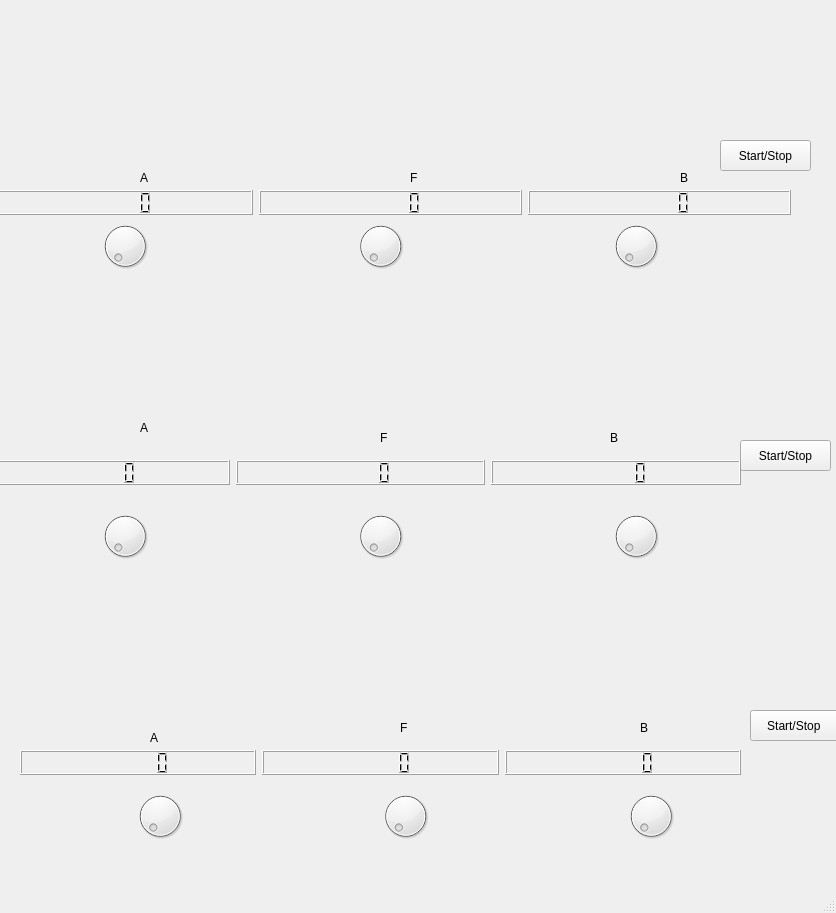
<?xml version="1.0" encoding="UTF-8"?>
<ui version="4.0">
 <class>MainWindow</class>
 <widget class="QMainWindow" name="MainWindow">
  <property name="geometry">
   <rect>
    <x>0</x>
    <y>0</y>
    <width>836</width>
    <height>913</height>
   </rect>
  </property>
  <property name="windowTitle">
   <string>MainWindow</string>
  </property>
  <widget class="QWidget" name="centralwidget">
   <widget class="QPushButton" name="pushButton">
    <property name="geometry">
     <rect>
      <x>720</x>
      <y>140</y>
      <width>91</width>
      <height>31</height>
     </rect>
    </property>
    <property name="text">
     <string>Start/Stop</string>
    </property>
   </widget>
   <widget class="QPushButton" name="pushButton_2">
    <property name="geometry">
     <rect>
      <x>740</x>
      <y>440</y>
      <width>91</width>
      <height>31</height>
     </rect>
    </property>
    <property name="text">
     <string>Start/Stop</string>
    </property>
   </widget>
   <widget class="QPushButton" name="pushButton_3">
    <property name="geometry">
     <rect>
      <x>750</x>
      <y>710</y>
      <width>91</width>
      <height>31</height>
     </rect>
    </property>
    <property name="text">
     <string>Start/Stop </string>
    </property>
   </widget>
   <widget class="QLabel" name="label">
    <property name="geometry">
     <rect>
      <x>140</x>
      <y>170</y>
      <width>61</width>
      <height>16</height>
     </rect>
    </property>
    <property name="text">
     <string>A</string>
    </property>
   </widget>
   <widget class="QLabel" name="label_2">
    <property name="geometry">
     <rect>
      <x>140</x>
      <y>420</y>
      <width>61</width>
      <height>16</height>
     </rect>
    </property>
    <property name="text">
     <string>A</string>
    </property>
   </widget>
   <widget class="QLabel" name="label_3">
    <property name="geometry">
     <rect>
      <x>150</x>
      <y>730</y>
      <width>61</width>
      <height>16</height>
     </rect>
    </property>
    <property name="text">
     <string>A</string>
    </property>
   </widget>
   <widget class="QLabel" name="label_4">
    <property name="geometry">
     <rect>
      <x>380</x>
      <y>430</y>
      <width>81</width>
      <height>16</height>
     </rect>
    </property>
    <property name="text">
     <string>F</string>
    </property>
   </widget>
   <widget class="QLabel" name="label_5">
    <property name="geometry">
     <rect>
      <x>410</x>
      <y>170</y>
      <width>81</width>
      <height>16</height>
     </rect>
    </property>
    <property name="text">
     <string>F</string>
    </property>
   </widget>
   <widget class="QLabel" name="label_6">
    <property name="geometry">
     <rect>
      <x>400</x>
      <y>720</y>
      <width>81</width>
      <height>16</height>
     </rect>
    </property>
    <property name="text">
     <string>F</string>
    </property>
   </widget>
   <widget class="QLabel" name="label_7">
    <property name="geometry">
     <rect>
      <x>610</x>
      <y>430</y>
      <width>49</width>
      <height>16</height>
     </rect>
    </property>
    <property name="text">
     <string>B</string>
    </property>
   </widget>
   <widget class="QLabel" name="label_8">
    <property name="geometry">
     <rect>
      <x>640</x>
      <y>720</y>
      <width>49</width>
      <height>16</height>
     </rect>
    </property>
    <property name="text">
     <string>B</string>
    </property>
   </widget>
   <widget class="QLabel" name="label_9">
    <property name="geometry">
     <rect>
      <x>680</x>
      <y>170</y>
      <width>49</width>
      <height>16</height>
     </rect>
    </property>
    <property name="text">
     <string>B</string>
    </property>
   </widget>
   <widget class="QWidget" name="layoutWidget">
    <property name="geometry">
     <rect>
      <x>0</x>
      <y>220</y>
      <width>761</width>
      <height>52</height>
     </rect>
    </property>
    <layout class="QHBoxLayout" name="horizontalLayout">
     <item>
      <widget class="QDial" name="asin">
       <property name="minimum">
        <number>0</number>
       </property>
       <property name="maximum">
        <number>100</number>
       </property>
      </widget>
     </item>
     <item>
      <widget class="QDial" name="fsin">
       <property name="minimum">
        <number>0</number>
       </property>
       <property name="maximum">
        <number>5</number>
       </property>
      </widget>
     </item>
     <item>
      <widget class="QDial" name="bsin">
       <property name="maximum">
        <number>100</number>
       </property>
      </widget>
     </item>
    </layout>
   </widget>
   <widget class="QWidget" name="layoutWidget">
    <property name="geometry">
     <rect>
      <x>40</x>
      <y>790</y>
      <width>731</width>
      <height>52</height>
     </rect>
    </property>
    <layout class="QHBoxLayout" name="horizontalLayout_2">
     <item>
      <widget class="QDial" name="asqr">
       <property name="maximum">
        <number>100</number>
       </property>
      </widget>
     </item>
     <item>
      <widget class="QDial" name="fsqr">
       <property name="maximum">
        <number>5</number>
       </property>
      </widget>
     </item>
     <item>
      <widget class="QDial" name="bsqr">
       <property name="maximum">
        <number>100</number>
       </property>
      </widget>
     </item>
    </layout>
   </widget>
   <widget class="QWidget" name="layoutWidget">
    <property name="geometry">
     <rect>
      <x>0</x>
      <y>510</y>
      <width>761</width>
      <height>52</height>
     </rect>
    </property>
    <layout class="QHBoxLayout" name="horizontalLayout_3">
     <item>
      <widget class="QDial" name="atrian">
       <property name="maximum">
        <number>100</number>
       </property>
      </widget>
     </item>
     <item>
      <widget class="QDial" name="ftrian">
       <property name="maximum">
        <number>5</number>
       </property>
      </widget>
     </item>
     <item>
      <widget class="QDial" name="btrian">
       <property name="maximum">
        <number>100</number>
       </property>
      </widget>
     </item>
    </layout>
   </widget>
   <widget class="QWidget" name="layoutWidget">
    <property name="geometry">
     <rect>
      <x>-10</x>
      <y>190</y>
      <width>801</width>
      <height>25</height>
     </rect>
    </property>
    <layout class="QHBoxLayout" name="horizontalLayout_4">
     <item>
      <widget class="QLCDNumber" name="lcdSA"/>
     </item>
     <item>
      <widget class="QLCDNumber" name="lcdSF">
       <property name="intValue" stdset="0">
        <number>0</number>
       </property>
      </widget>
     </item>
     <item>
      <widget class="QLCDNumber" name="lcdSB"/>
     </item>
    </layout>
   </widget>
   <widget class="QWidget" name="layoutWidget_2">
    <property name="geometry">
     <rect>
      <x>20</x>
      <y>750</y>
      <width>721</width>
      <height>25</height>
     </rect>
    </property>
    <layout class="QHBoxLayout" name="horizontalLayout_5">
     <item>
      <widget class="QLCDNumber" name="lcdSqa"/>
     </item>
     <item>
      <widget class="QLCDNumber" name="lcdSqf">
       <property name="intValue" stdset="0">
        <number>0</number>
       </property>
      </widget>
     </item>
     <item>
      <widget class="QLCDNumber" name="lcdSqb"/>
     </item>
    </layout>
   </widget>
   <widget class="QWidget" name="layoutWidget_3">
    <property name="geometry">
     <rect>
      <x>-20</x>
      <y>460</y>
      <width>761</width>
      <height>25</height>
     </rect>
    </property>
    <layout class="QHBoxLayout" name="horizontalLayout_6">
     <item>
      <widget class="QLCDNumber" name="lcdTA"/>
     </item>
     <item>
      <widget class="QLCDNumber" name="lcdTF">
       <property name="intValue" stdset="0">
        <number>0</number>
       </property>
      </widget>
     </item>
     <item>
      <widget class="QLCDNumber" name="lcdTB"/>
     </item>
    </layout>
   </widget>
   <widget class="QCustomPlot" name="ekran1" native="true">
    <property name="geometry">
     <rect>
      <x>30</x>
      <y>20</y>
      <width>701</width>
      <height>121</height>
     </rect>
    </property>
   </widget>
   <widget class="QCustomPlot" name="ekran2" native="true">
    <property name="geometry">
     <rect>
      <x>20</x>
      <y>590</y>
      <width>721</width>
      <height>111</height>
     </rect>
    </property>
   </widget>
   <widget class="QCustomPlot" name="ekran3" native="true">
    <property name="geometry">
     <rect>
      <x>30</x>
      <y>290</y>
      <width>741</width>
      <height>131</height>
     </rect>
    </property>
   </widget>
  </widget>
  <widget class="QMenuBar" name="menubar">
   <property name="geometry">
    <rect>
     <x>0</x>
     <y>0</y>
     <width>836</width>
     <height>26</height>
    </rect>
   </property>
  </widget>
  <widget class="QStatusBar" name="statusbar"/>
 </widget>
 <customwidgets>
  <customwidget>
   <class>QCustomPlot</class>
   <extends>QWidget</extends>
   <header location="global">qcustomplot.h</header>
   <container>1</container>
  </customwidget>
 </customwidgets>
 <resources/>
 <connections/>
</ui>
